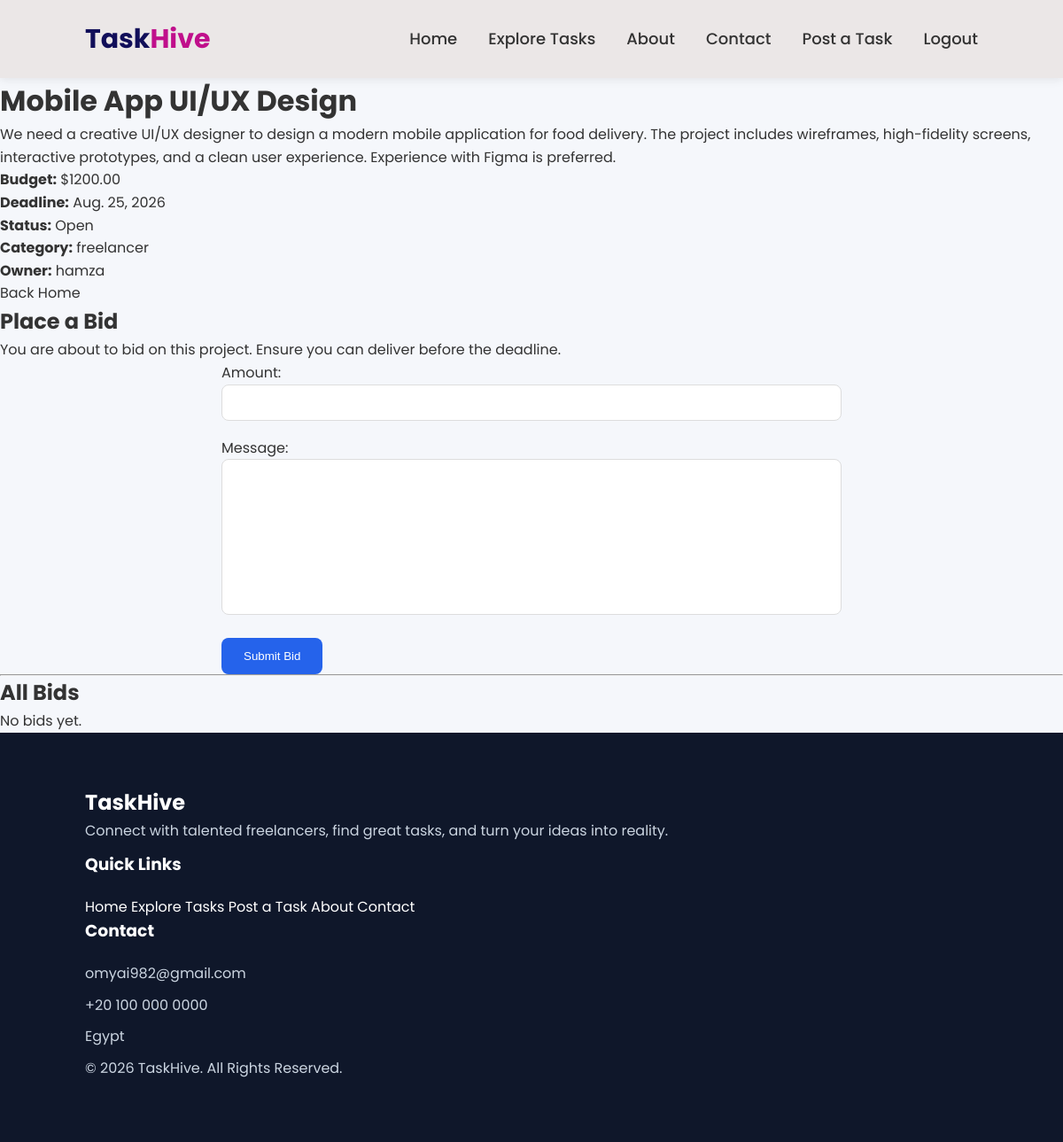
The app's page /task/4/ (signed in) with its own data.
### tasks/models.py (models this page shows, shortened)
class Task(models.Model):
    title = models.CharField(max_length=300)
    description = models.TextField()
    budget = models.DecimalField(max_digits=10, decimal_places=2)
    deadline = models.DateField()
    STATUS_CHOICES = [
        ('Open', 'Open'),
        ('In Progress', 'In Progress'),
        ('Completed', 'Completed'),
        ('Closed', 'Closed'),
    ]
    status = models.CharField(
        max_length=20,
        choices=STATUS_CHOICES,
        default='Open'
    )
    category = models.ForeignKey(Category, on_delete=models.CASCADE)
    owner = models.ForeignKey(User, on_delete=models.CASCADE)
    created_at = models.DateTimeField(auto_now_add=True)
    updated_at = models.DateTimeField(auto_now=True)
    is_active = models.BooleanField(default=True)

class Category(models.Model):
    name = models.CharField(max_length=100)
    description = models.TextField()
    icon = models.CharField(max_length=50)

### tasks/views.py (the view)
# urls.py: path("task/<int:id>/", views.task_detail, name="task_detail"),
def task_detail(request, id):
    task = get_object_or_404(Task, id=id)
    if request.method == "POST":
        form = BidForm(request.POST)
        if form.is_valid():
            bid = form.save(commit=False)
            bid.task = task
            bid.freelancer = request.user
            bid.save()
            return redirect("task_detail", id=task.id)
    else:
        form = BidForm()
    bids = task.bid_set.all()
    return render(request, "task_detail.html", {
        "task": task,
        "form": form,
        "bids": bids,
    })

### tasks/forms.py
class BidForm(forms.ModelForm):
    class Meta:
        model = Bid
        fields = [
            "amount",
            "message",
        ]

### templates/task_detail.html (shortened to what this page needs)
{% extends 'base.html' %}
{% block content %}
<h1>{{ task.title }}</h1>
<p>{{ task.description }}</p>
<p><strong>Budget:</strong> ${{ task.budget }}</p>
<p><strong>Deadline:</strong> {{ task.deadline }}</p>
<p><strong>Status:</strong> {{ task.status }}</p>
<p><strong>Category:</strong> {{ task.category.name }}</p>
<p><strong>Owner:</strong> {{ task.owner.username }}</p>
<a href="{% url 'home' %}">
    Back Home
</a>
<h2>Place a Bid</h2>
<p>
    You are about to bid on this project.
    Ensure you can deliver before the deadline.
</p>
<form method="POST">
    {{ form.as_p }}
    <button type="submit">Submit Bid</button>
</form>
<hr>
<h2>All Bids</h2>
{% for bid in bids %}
<div class="bid-card">
    <h4>{{ bid.freelancer.username }}</h4>
    <p><strong>Amount:</strong> ${{ bid.amount }}</p>
    <p>{{ bid.message }}</p>
    <small>{{ bid.created_at }}</small>
    <br><br>
    {% if request.user == task.owner and task.status == "Open" %}
        <a href="{% url 'choose_winner' bid.id %}">
            <button>Choose Winner</button>
        </a>
    {% endif %}
</div>
<hr>
{% empty %}
<p>No bids yet.</p>
{% endfor %}
{% endblock %}

### TaskHive/static/css/style.css (style rules this page uses)
* { margin:0; padding:0; box-sizing:border-box; }
body { font-family:'Poppins',sans-serif; background:#f5f7fb; color:#333; line-height:1.6; }
a { text-decoration:none; color:inherit; }
form { max-width:700px; margin:auto; }
form p { margin-bottom:18px; }
form input, form textarea, form select { width:100%; padding:12px; border:1px solid #ddd; border-radius:8px; outline:none; }
form textarea { resize:none; }
form button { padding:13px 25px; background:#2563eb; color:white; border:none; border-radius:8px; cursor:pointer; transition:.3s; }

### records on screen
Task: title "Mobile App UI/UX Design", description "We need a creative UI/UX designer to design a modern mobile application for food delivery. The project includes wireframes, high-fidelity screens, interactive prototypes, and a clean user experience. Experience with Figma is preferred.", budget "1200.00", deadline "Aug. 25, 2026", status "Open", category.name "freelancer", owner.username "hamza"
